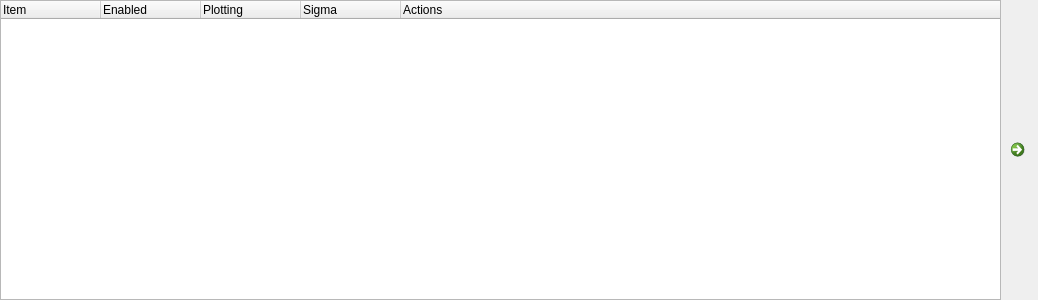
<?xml version="1.0" encoding="UTF-8"?>
<ui version="4.0">
 <class>fileEntryWidget</class>
 <widget class="QWidget" name="fileEntryWidget">
  <property name="geometry">
   <rect>
    <x>0</x>
    <y>0</y>
    <width>1038</width>
    <height>300</height>
   </rect>
  </property>
  <property name="windowTitle">
   <string>Form</string>
  </property>
  <layout class="QGridLayout" name="gridLayout">
   <property name="margin">
    <number>0</number>
   </property>
   <property name="spacing">
    <number>2</number>
   </property>
   <item row="0" column="0">
    <layout class="QGridLayout" name="bp_lc_GridLayout">
     <item row="0" column="0">
      <widget class="QTreeWidget" name="bp_dataTreeView">
       <column>
        <property name="text">
         <string>Item</string>
        </property>
       </column>
       <column>
        <property name="text">
         <string>Enabled</string>
        </property>
       </column>
       <column>
        <property name="text">
         <string>Plotting</string>
        </property>
       </column>
       <column>
        <property name="text">
         <string>Sigma</string>
        </property>
       </column>
       <column>
        <property name="text">
         <string>Actions</string>
        </property>
       </column>
      </widget>
     </item>
     <item row="0" column="1">
      <layout class="QVBoxLayout" name="bp_lc_verticalLayout">
       <item>
        <widget class="QCommandLinkButton" name="bp_addCommandLinkButton">
         <property name="sizePolicy">
          <sizepolicy hsizetype="Minimum" vsizetype="Preferred">
           <horstretch>0</horstretch>
           <verstretch>0</verstretch>
          </sizepolicy>
         </property>
         <property name="minimumSize">
          <size>
           <width>10</width>
           <height>0</height>
          </size>
         </property>
         <property name="maximumSize">
          <size>
           <width>35</width>
           <height>35</height>
          </size>
         </property>
         <property name="toolTip">
          <string>add data</string>
         </property>
         <property name="text">
          <string/>
         </property>
         <property name="icon">
          <iconset>
           <normaloff>icons/add.png</normaloff>icons/add.png</iconset>
         </property>
        </widget>
       </item>
      </layout>
     </item>
    </layout>
   </item>
  </layout>
 </widget>
 <resources/>
 <connections/>
</ui>
